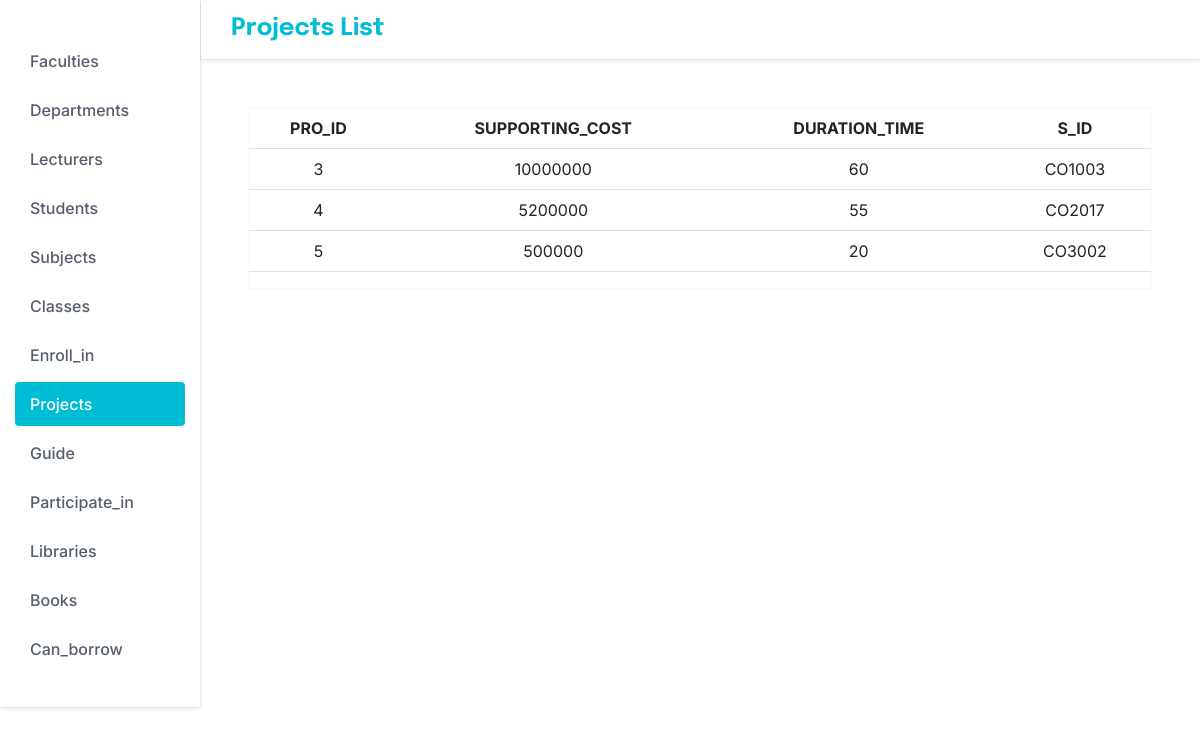
Screenshot of /project with the database file from the repository.
### tables this page shows
CREATE TABLE projects (
        pro_ID integer not null primary key,
        supporting_cost integer,
        duration_time integer,
        s_ID integer not null,
        foreign key (s_ID) references subjects (s_ID) on delete cascade on update cascade
    );

### app.py (the view)
@app.route("/project")
def project():
    results = db.session.query(projects).all()
    return render_template("projects.html", results = results)

### templates/projects.html (shortened to what this page needs)
<!DOCTYPE html>
<html lang="en">
  <head>
    <link
      href="https://cdn.jsdelivr.net/npm/bootstrap@5.2.2/dist/css/bootstrap.min.css"
      rel="stylesheet"
    />
    <link rel="stylesheet" href="/static/styles.css" />
  </head>
  <body>
    <div class="container-fluid m-0 p-0">
      <div class="row m-0">
        <div class="col-2 p-0">
          <nav class="sidenav pt-4">
            <ul class="list-unstyled sidenav-list">
              <li>
                <a href="{{ url_for('faculty')}}">
                  <span>Faculties</span>
                </a>
              </li>
              <li>
                <a href="{{ url_for('department')}}">
                  <span>Departments</span>
                </a>
              </li>
              <li>
                <a href="{{ url_for('lecturer')}}">
                  <span>Lecturers</span>
                </a>
              </li>
              <li>
                <a href="{{ url_for('student')}}">
                  <span>Students</span>
                </a>
              </li>
              <li>
                <a href="{{ url_for('subject')}}">
                  <span>Subjects</span>
                </a>
              </li>
              <li>
                <a href="{{ url_for('def_class')}}">
                  <span>Classes</span>
                </a>
              </li>
              <li>
                <a href="{{ url_for('def_enroll_in')}}">
                  <span>Enroll_in</span>
                </a>
              </li>
              <li class="active">
                <a href="{{ url_for('project')}}">
                  <span>Projects</span>
                </a>
              </li>
              <li>
                <a href="{{ url_for('def_guide')}}">
                  <span>Guide</span>
                </a>
              </li>
              <li>
                <a href="{{ url_for('def_participate_in')}}">
                  <span>Participate_in</span>
                </a>
              </li>
              <li>
                <a href="{{ url_for('library')}}">
                  <span>Libraries</span>
                </a>
              </li>
              <li>
                <a href="{{ url_for('book')}}">
                  <span>Books</span>
                </a>
              </li>
              <li>
                <a href="{{ url_for('def_can_borrow')}}">
                  <span>Can_borrow</span>
                </a>
              </li>
            </ul>
          </nav>
        </div>
        <div class="content col p-0 overflow-hidden">
          <header id="header">
            <h1>Projects List</h1>
          </header>
          <main>
            <div class="border border-light text-center m-5">
              <table class="table">
                <thead>
                  <tr>
                    <th scope="col">PRO_ID</th>
                    <th scope="col">SUPPORTING_COST</th>
                    <th scope="col">DURATION_TIME</th>
                    <th scope="col">S_ID</th>
                  </tr>
                </thead>
                <tbody class="" id="table-mcp">
                  {% for r in results %}
                    <tr>
                      <td> {{ r.pro_ID }} </td>
                      <td> {{ r.supporting_cost }} </td>
                      <td> {{ r.duration_time }} </td>
                      <td> {{ r.s_ID }} </td>
                    </tr>
                  {% endfor %}
                </tbody>
              </table>
            </div>
          </main>
        </div>
      </div>
    </div>
  </body>
</html>

### rows the page displays
projects: pro_ID "3", supporting_cost "10000000", duration_time "60", s_ID "CO1003"
projects: pro_ID "4", supporting_cost "5200000", duration_time "55", s_ID "CO2017"
projects: pro_ID "5", supporting_cost "500000", duration_time "20", s_ID "CO3002"
